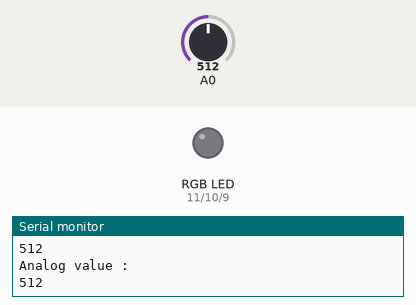
Simulated run of this sketch. Board: Arduino Uno, built with avr-gcc and run on an emulated ATmega328P. On the bench: an RGB LED mixed from three pins (HIGH = lit), the last lines printed to the serial monitor. The test bench sets the inputs (shaded band); at power-on: A0 = 512.

Above: at 1.2 s.
1.3 s: A0 set to 63
2.9 s: A0 set to 54
At 4.4 s:
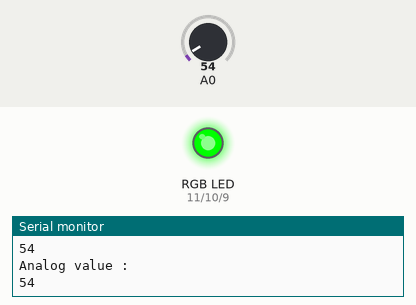
4.7 s: A0 set to 32
At 5.3 s:
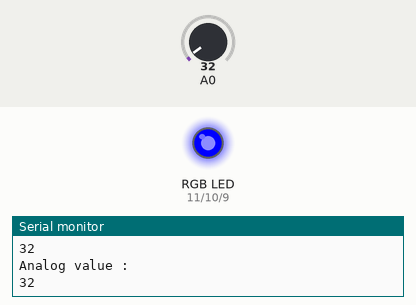
6.5 s: A0 set to 11
8.0 s: A0 set to 8
At 8.5 s:
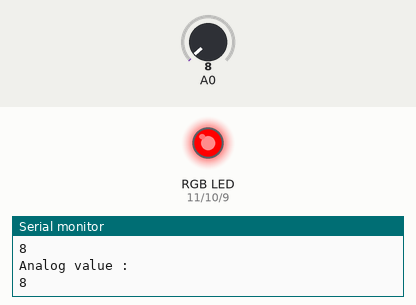
9.7 s: A0 set to 50
At 10.6 s:
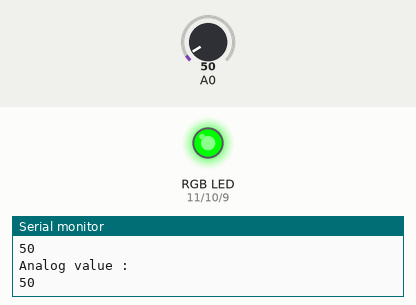
Timing chart, 0 to 12.5 s (numbered marks = the images above; inputs shaded):
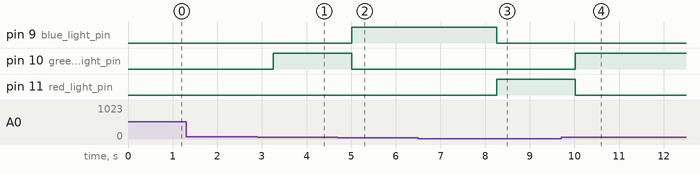

Measured:
- the behaviour switches between 60 and 59 on A0 (found by bisection; images 0 and 1)
- the behaviour switches between 10 and 9 on A0 (found by bisection; images 2 and 3)
- after the input at 2.9 s, pin 10 (green_light_pin): LOW → HIGH after 0.36 s
- after the input at 4.7 s, pin 9 (blue_light_pin): LOW → HIGH after 0.31 s; pin 10 (green_light_pin): HIGH → LOW after 0.31 s
- after the input at 8.0 s, pin 9 (blue_light_pin): HIGH → LOW after 0.26 s; pin 11 (red_light_pin): LOW → HIGH after 0.26 s
- after the input at 9.7 s, pin 10 (green_light_pin): LOW → HIGH after 0.32 s; pin 11 (red_light_pin): HIGH → LOW after 0.32 s

The sketch:

rgbLEDLDR.ino
```cpp
int red_light_pin= 11;
int green_light_pin = 10;
int blue_light_pin = 9;

int red;
int green;
int blue;

void setup() {
    Serial.begin(115200);
    // pinMode(A0, INPUT);
    pinMode(red_light_pin, OUTPUT);
    pinMode(green_light_pin, OUTPUT);
    pinMode(blue_light_pin, OUTPUT);
}

void loop() {
    int value = analogRead(A0);
    Serial.println("Analog value : ");
    Serial.println(value);
    delay(250);
    if (value < 10) {
        red = 255;
        green = 0;
        blue = 0;
    }

    if ((value > 11 ) && (value < 40)) {
        red =0;
        green = 0;
        blue = 255;
    }

    if ((value > 42) && (value < 60)) {
        red = 0;
        green = 255;
        blue = 0;
    }

    RGB_color(red, green, blue);


}

void RGB_color(int red_light_value, int green_light_value, int blue_light_value){
  analogWrite(red_light_pin, red_light_value);
  analogWrite(green_light_pin, green_light_value);
  analogWrite(blue_light_pin, blue_light_value);
}
```
